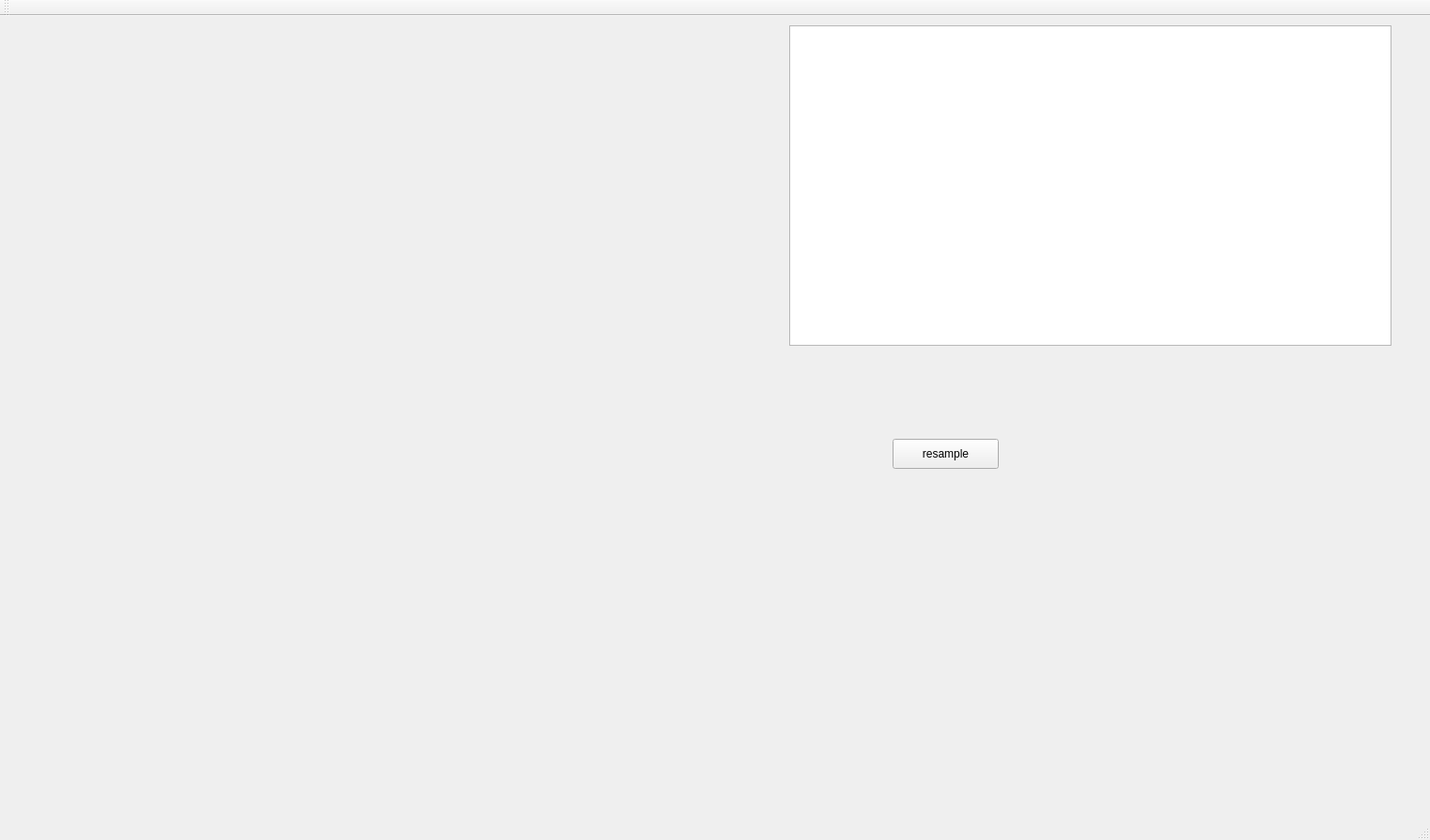
<?xml version="1.0" encoding="UTF-8"?>
<ui version="4.0">
 <class>MainWindow</class>
 <widget class="QMainWindow" name="MainWindow">
  <property name="geometry">
   <rect>
    <x>0</x>
    <y>0</y>
    <width>1522</width>
    <height>894</height>
   </rect>
  </property>
  <property name="windowTitle">
   <string>MainWindow</string>
  </property>
  <widget class="QWidget" name="centralWidget">
   <widget class="QCustomPlot" name="customPlot" native="true">
    <property name="geometry">
     <rect>
      <x>20</x>
      <y>10</y>
      <width>791</width>
      <height>511</height>
     </rect>
    </property>
   </widget>
   <widget class="QTableView" name="tableView">
    <property name="geometry">
     <rect>
      <x>840</x>
      <y>10</y>
      <width>641</width>
      <height>341</height>
     </rect>
    </property>
   </widget>
   <widget class="QPushButton" name="pushButton">
    <property name="geometry">
     <rect>
      <x>950</x>
      <y>450</y>
      <width>113</width>
      <height>32</height>
     </rect>
    </property>
    <property name="text">
     <string>resample</string>
    </property>
   </widget>
  </widget>
  <widget class="QMenuBar" name="menuBar">
   <property name="geometry">
    <rect>
     <x>0</x>
     <y>0</y>
     <width>1522</width>
     <height>22</height>
    </rect>
   </property>
  </widget>
  <widget class="QToolBar" name="mainToolBar">
   <attribute name="toolBarArea">
    <enum>TopToolBarArea</enum>
   </attribute>
   <attribute name="toolBarBreak">
    <bool>false</bool>
   </attribute>
  </widget>
  <widget class="QStatusBar" name="statusBar"/>
 </widget>
 <layoutdefault spacing="6" margin="11"/>
 <customwidgets>
  <customwidget>
   <class>QCustomPlot</class>
   <extends>QWidget</extends>
   <header>qcustomplot.h</header>
   <container>1</container>
  </customwidget>
 </customwidgets>
 <resources/>
 <connections/>
</ui>
